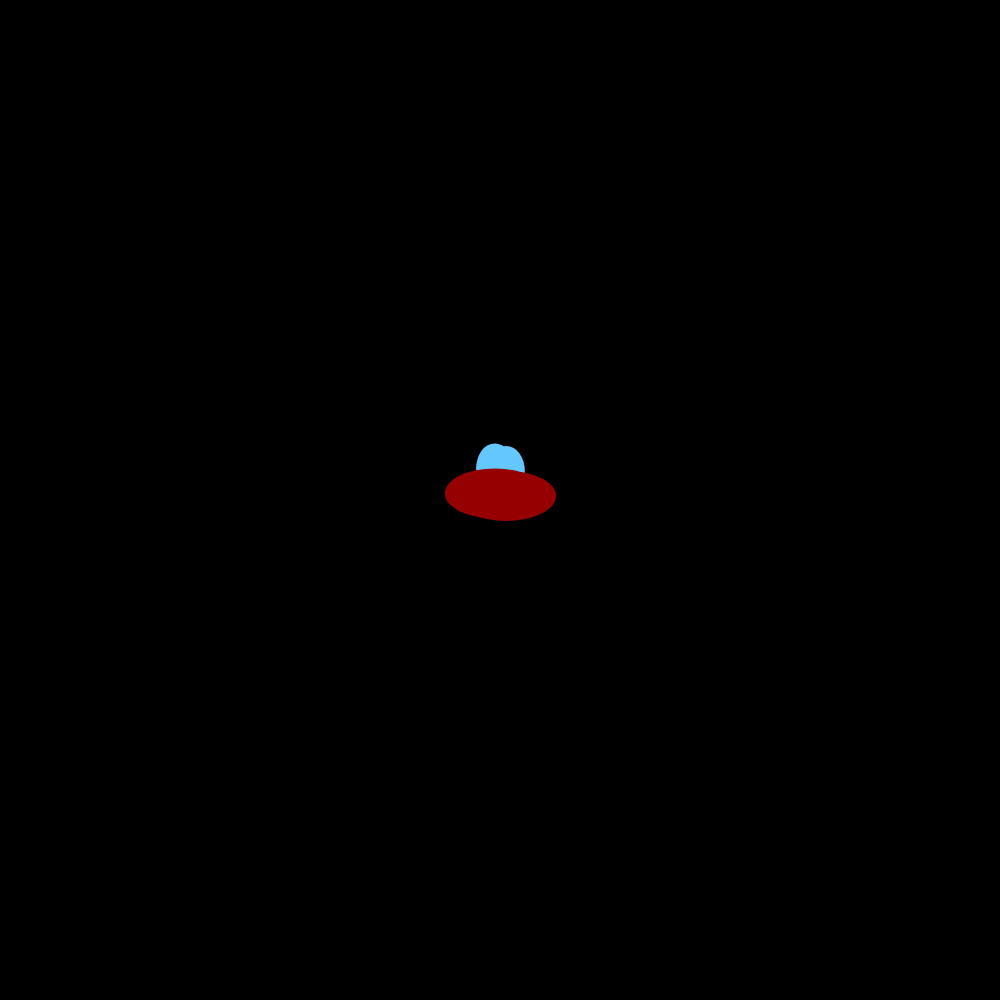
Frame 1 (no input)
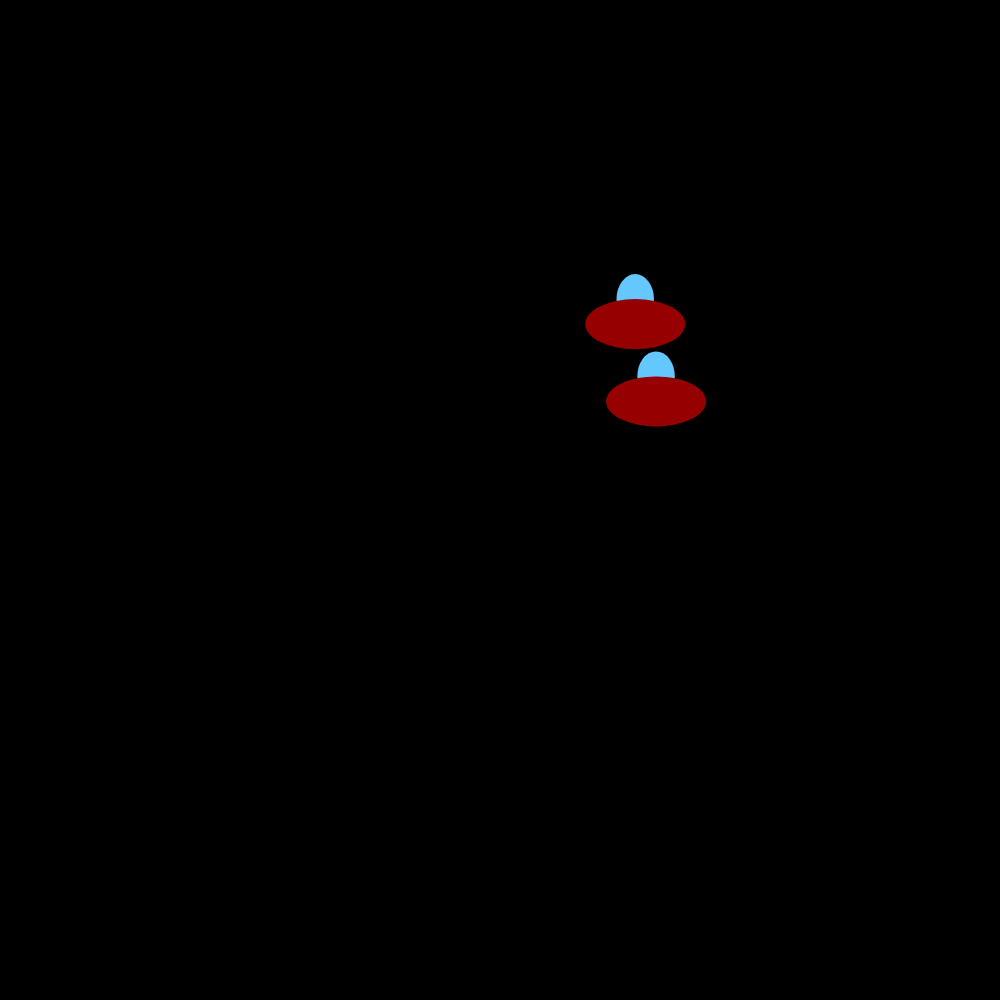
Frame 60 (no input)
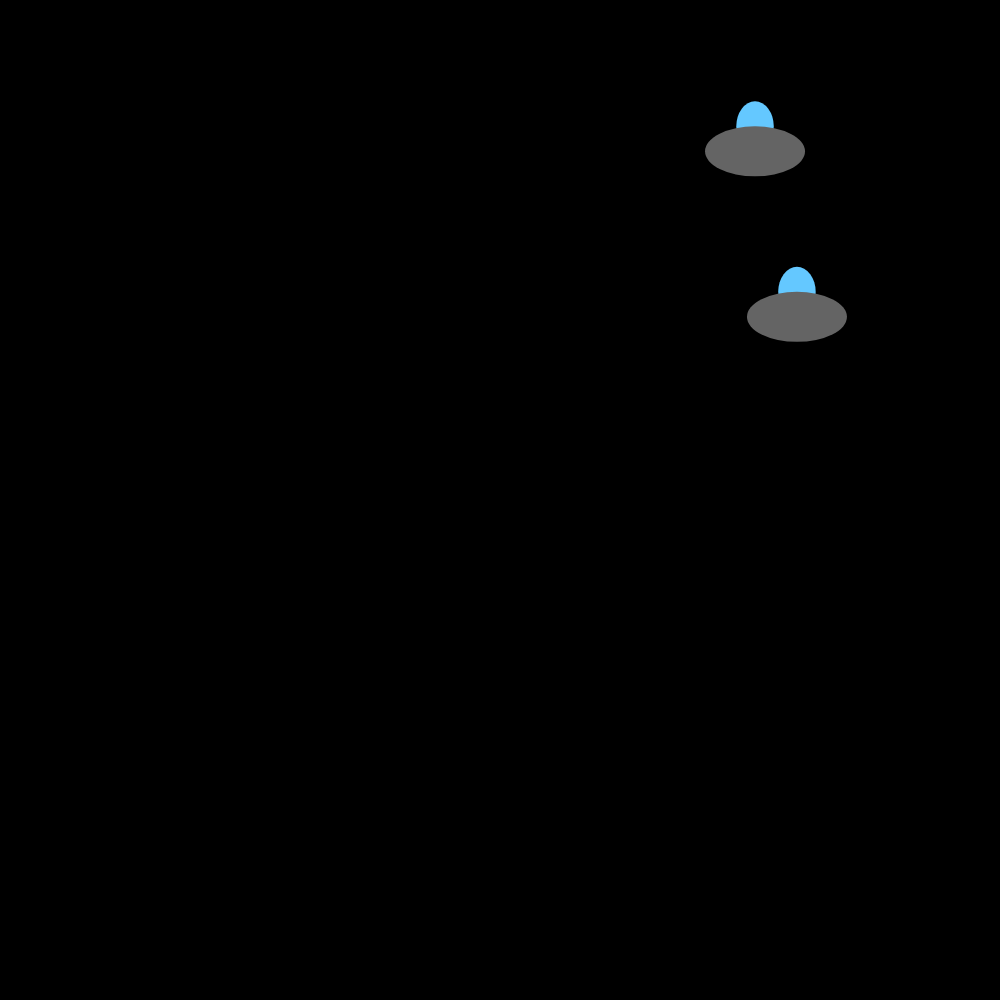
Frame 120 (the mouse pressed at the canvas centre since frame 60)

The p5.js sketch that drew these frames (run headless with seeded random() and noise() and a simulated clock; from frame 60 on, the mouse is pressed at the canvas centre):

// p5.js sketch
// ── sketch.js
var spaceship_a;
var spaceship_b;
var isCollided;
function setup()
{
    createCanvas(1000,1000);

    spaceship_a = 
    {
        x:width/2,y:height/2,radius:50
    };
    spaceship_b = 
    {
        x:width/2,y:height/2,radius:50
    };
    spaceship_a.speed_x = random(-5,5);
    spaceship_a.speed_y = random(-5,5);
    spaceship_b.speed_x = random(-5,5);
    spaceship_b.speed_y = random(-5,5);

}
    


function draw()
{
    background(0);
    noStroke();

    isCollided = checkCollision(spaceship_a,spaceship_b,
                   spaceship_a.radius+spaceship_b.radius);
    
    drawSpaceShip(spaceship_a,isCollided);
    drawSpaceShip(spaceship_b,isCollided);
    fly(spaceship_a);
    fly(spaceship_b);
    bouncingOffWall(spaceship_a);
    bouncingOffWall(spaceship_b);
}


function drawSpaceShip(spaceship , isCollided)
{
    var rx = 0;
    var ry = 0;

    if(isCollided)
    {
        rx = random(-10, 10);
        ry = random(-10,10);
    }

    fill(100,200,255);
    ellipse(spaceship.x + rx ,
            spaceship.y - spaceship.radius/2 +ry,
            spaceship.radius*0.75,
            spaceship.radius);
    if(isCollided)
    {
        fill(150,0,0);
    }
    else
    {
        fill(100);
    }

    ellipse(spaceship.x+rx,spaceship.y+ry,
            spaceship.radius*2,spaceship.radius);
}

function checkCollision(point_a,point_b,threshold)
{
    var d = dist(point_a.x,point_a.y,point_b.x,point_b.y);
    if (d<threshold)
    {
        return true;
    }
    else
    {
        return false;
    }
}
function fly(spaceship)
{
    spaceship.x += spaceship.speed_x;
    spaceship.y += spaceship.speed_y;
}

function bouncingOffWall(spaceship)
{
    if(spaceship.x <= 0 || spaceship.x >= width )
    {
        spaceship.speed_x *= -1;
        
    }
    if(spaceship.y <= 0 || spaceship.y >= height)
    {
        spaceship.speed_y *= -1;
    }
}
